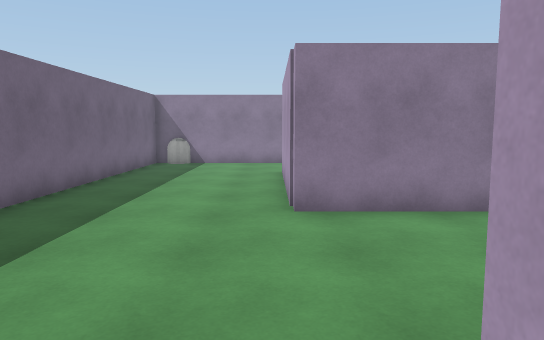
[1] (above)

24 first-person views from a walk through a Unity game level. The camera is 1.5 m above the floor, tilts 6° down and sees 70° across. The floor is counted in squares, 1 m on a side. Each view is taken from the middle of a square. On the plan, view 1 faces up. The plan holds only what a view shows up to about 17 squares ahead; the rest is blank. The place goes on beyond the plan. Surface patterns are stand-ins for the level's own textures.

[2]
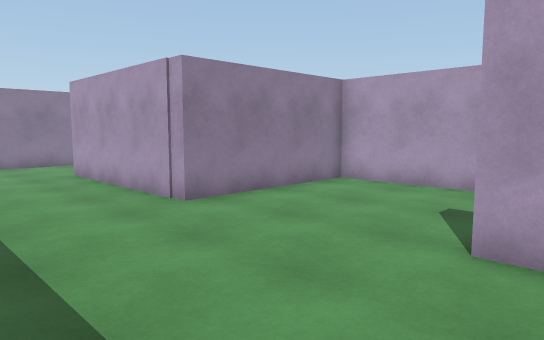

[3]
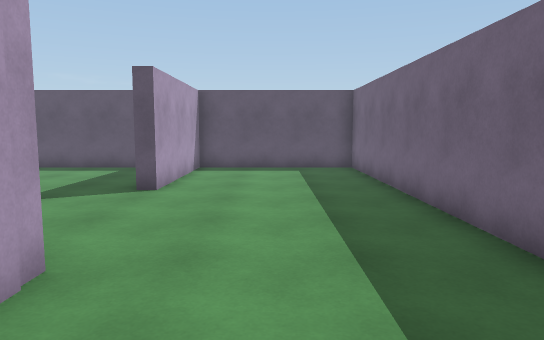

[4]
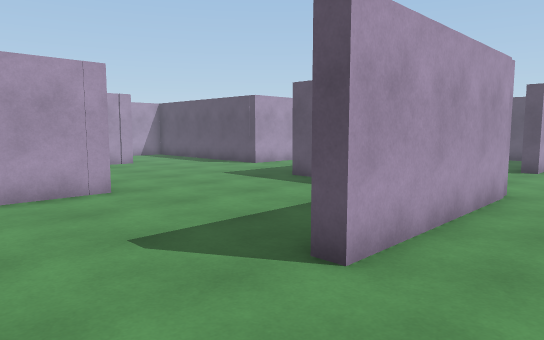

[5]
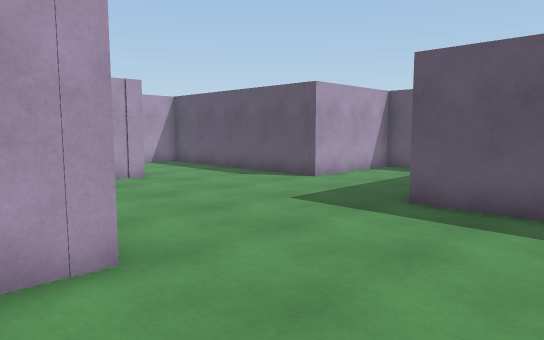

[6]
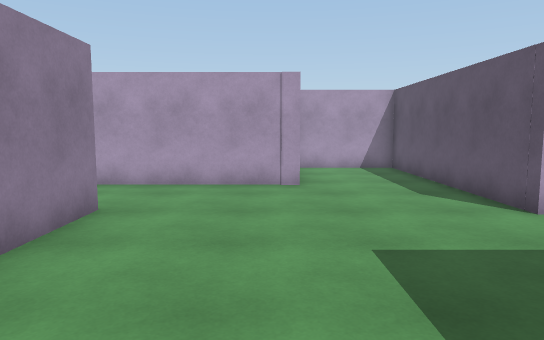

[7]
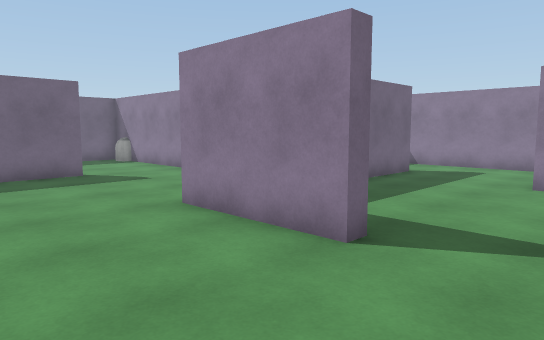

[8]
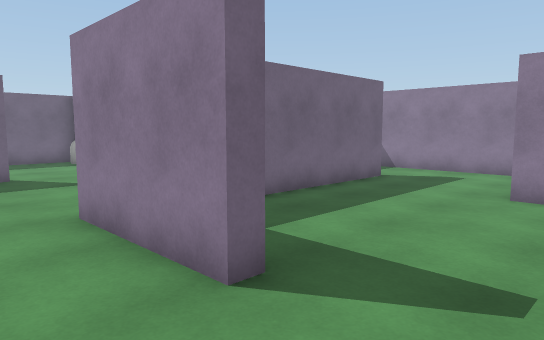

[9]
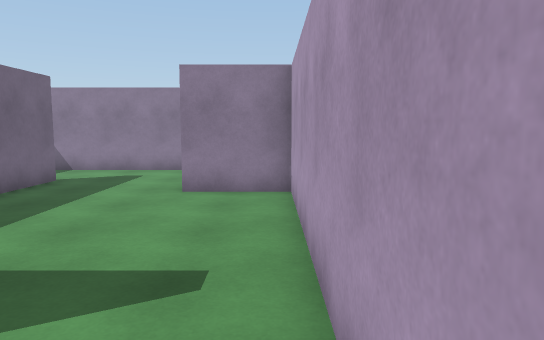

[10]
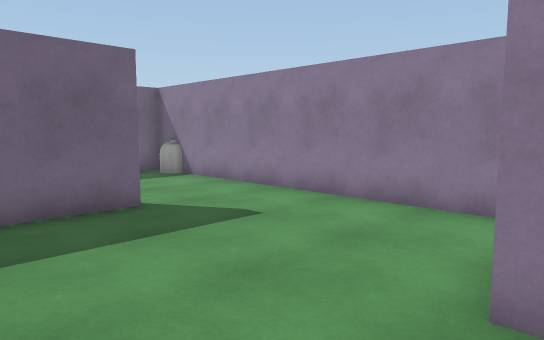

[11]
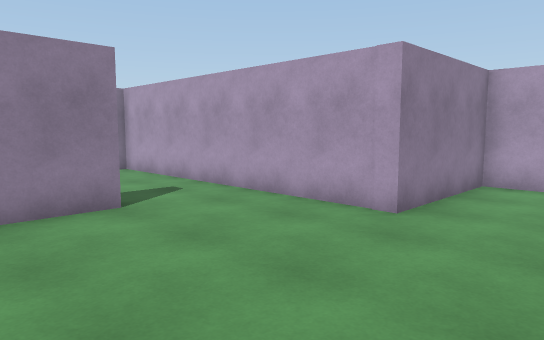

[12]
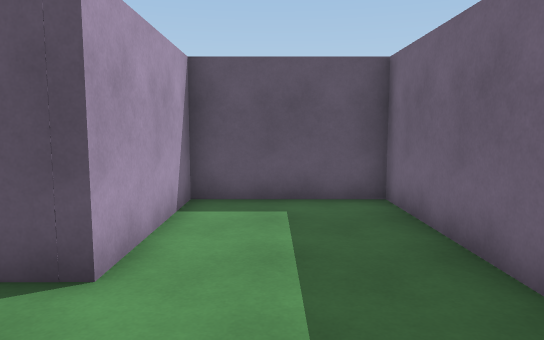

[13]
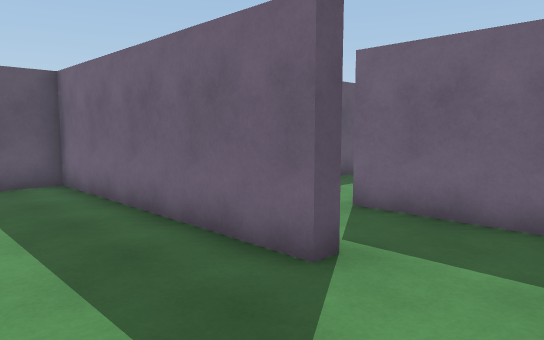

[14]
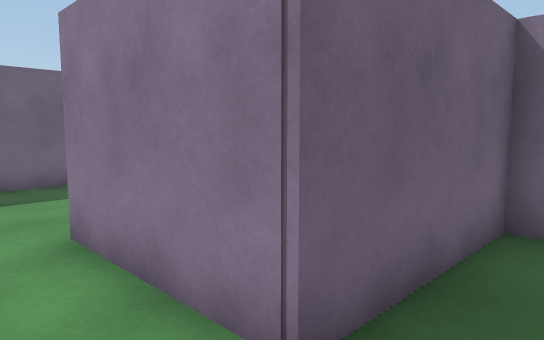

[15]
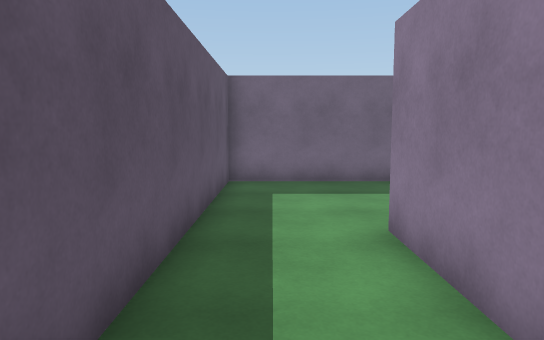

[16]
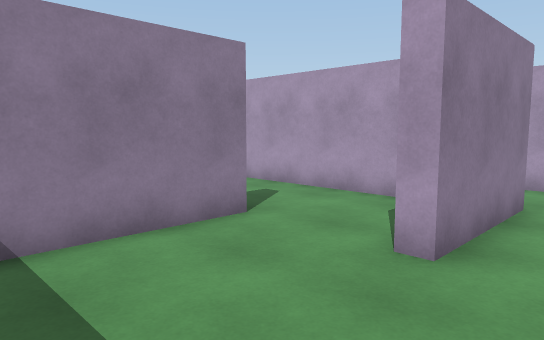

[17]
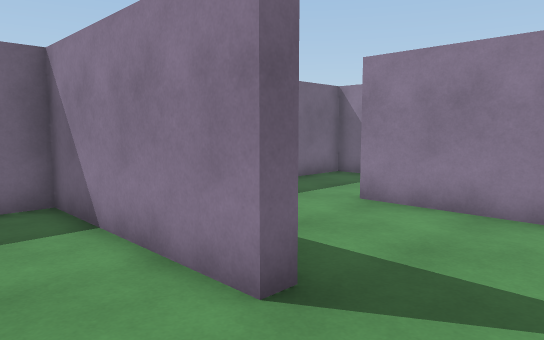

[18]
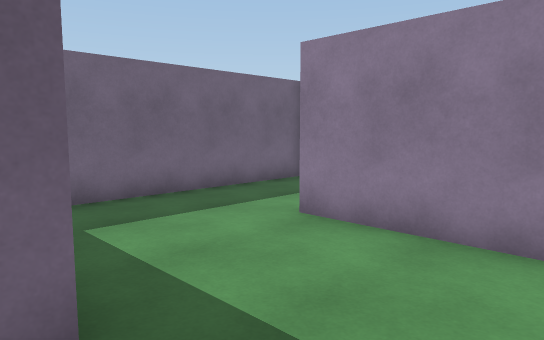

[19]
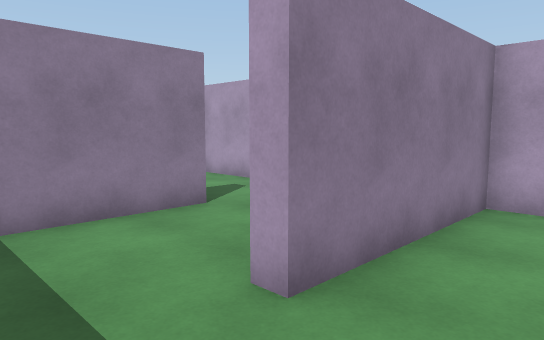

[20]
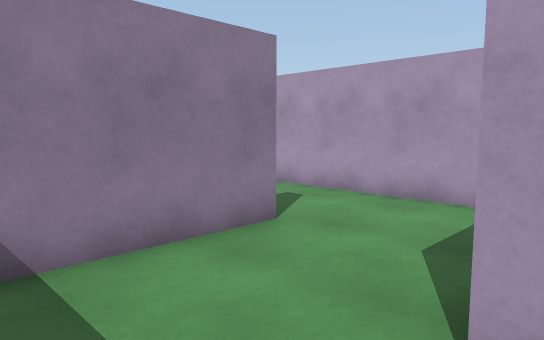

[21]
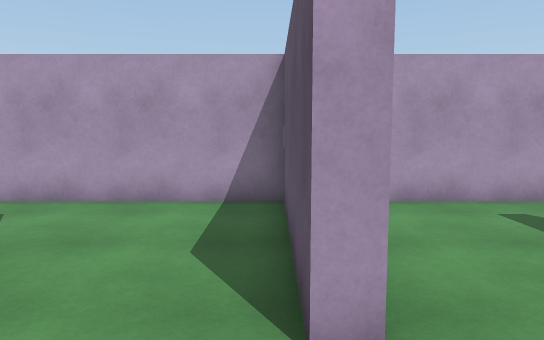

[22]
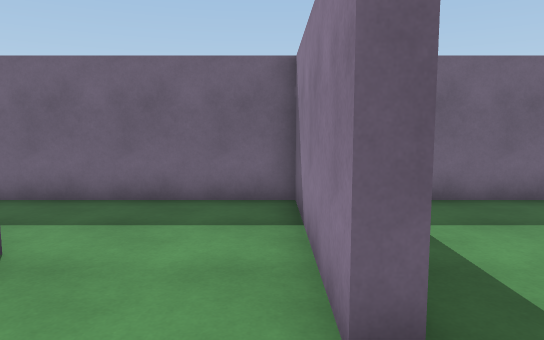

[23]
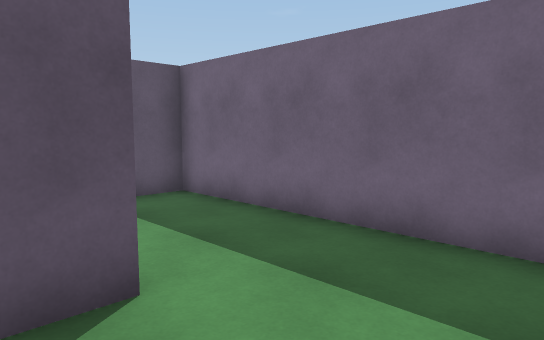

[24]
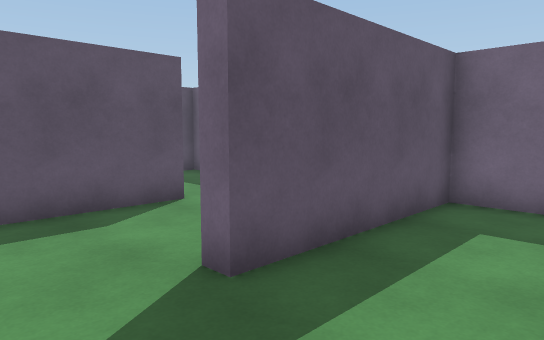

### Floor plan
Points are (right, up) in squares from view 1. A wall is a line through its corners. A room is listed if a view was taken in it or the views show most of it. See-through windows are left out.
Room 1 (views 1, 2, 3, 4, 5, 6, 7, 8, 9, 10, 11, 12, 13)
walls: (6.5, 5.6) (6.5, 0.7) (10.7, 0.7) (10.7, 5.3) (19.1, 5.3) (19.1, 9.2) (14.5, 9.2) (14.5, 20.3) (11.8, 20.3); (4.2, 7.5) (6.6, 7.5); (6.1, 3) (6.1, 7) (0.3, 7) (0.3, 13.5) (0.9, 13.5) (0.9, 11.1); (11.2, 13.9) (11.2, 13.3) (7.2, 13.3) (7.2, 15.5); (6.1, 17.3) (-5.2, 17.3) (-5.2, -4.2) (0.9, -4.2) (0.9, 1.5) (1.4, 1.5); (3.2, -4.2) (7.2, -4.2); (7.2, 20.9) (7.2, 21.4); (7.1, 22.3) (7.7, 22.3) (7.7, 13.8) (9.1, 13.8); (11, 25.3) (4.5, 25.3) (4.5, 20.7)
ways out: opening at (5.5, 21.5) to room 2
objects: capsule (-4, 17)
Room 2 (views 14, 15, 16, 17, 18, 19, 20, 21, 22, 23, 24)
walls: (0.6, 24.9) (0.6, 24.2) (-5.2, 24.2) (-5.2, 17.8) (4.4, 17.8); (4, 23) (4, 29.3) (-1.5, 29.3) (-1.5, 29.8) (4, 29.8) (4, 37.5); (4.5, 20.7) (0.3, 20.7) (0.3, 21.2); (-5.2, 37.5) (-5.2, 34) (0.6, 34) (0.6, 33.5) (-5.2, 33.5) (-5.2, 24.8) (-3.9, 24.8)
ways out: opening at (5.5, 21.5) to room 1

Positions as (right, up) in squares from view 1, and headings:
1: (0, 0), facing up
2: (-4, 0), facing up-right
3: (-2, 11), facing down
4: (-2, 17), facing down-right
5: (3, 15), facing down-right
6: (4, 10), facing right
7: (14, 9), facing up-left
8: (14, 11), facing up-left
9: (14, 11), facing up
10: (8, 10), facing up-left
11: (8, 6), facing up-right
12: (9, 9), facing down
13: (11, 25), facing down-left
14: (6, 19), facing up-left
15: (6, 19), facing left
16: (-4, 19), facing up-right
17: (3, 22), facing up-left
18: (3, 24), facing up-left
19: (-4, 27), facing up-right
20: (-4, 29), facing up-right
21: (-4, 30), facing right
22: (3, 33), facing left
23: (0, 33), facing down-left
24: (3, 37), facing down-left
